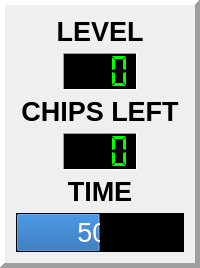
           <widget class="QFrame" name="m_pInfoFrame">
            <property name="sizePolicy">
             <sizepolicy hsizetype="Expanding" vsizetype="Fixed">
              <horstretch>0</horstretch>
              <verstretch>0</verstretch>
             </sizepolicy>
            </property>
            <property name="minimumSize">
             <size>
              <width>0</width>
              <height>0</height>
             </size>
            </property>
            <property name="autoFillBackground">
             <bool>true</bool>
            </property>
            <property name="frameShape">
             <enum>QFrame::Panel</enum>
            </property>
            <property name="frameShadow">
             <enum>QFrame::Raised</enum>
            </property>
            <property name="lineWidth">
             <number>5</number>
            </property>
            <layout class="QVBoxLayout" name="verticalLayout_50078">
             <property name="alignment">
              <set>Qt::AlignTop</set>
             </property>
             <item>
              <widget class="QLabel" name="m_pTextNumber">
               <property name="font">
                <font>
                 <family>MS Sans Serif</family>
                 <pointsize>20</pointsize>
                 <weight>75</weight>
                 <bold>true</bold>
                </font>
               </property>
               <property name="text">
                <string>LEVEL</string>
               </property>
               <property name="textFormat">
                <enum>Qt::PlainText</enum>
               </property>
               <property name="alignment">
                <set>Qt::AlignCenter</set>
               </property>
              </widget>
             </item>
             <item alignment="Qt::AlignHCenter">
              <widget class="QLCDNumber" name="m_pLCDNumber">
               <property name="sizePolicy">
                <sizepolicy hsizetype="Fixed" vsizetype="Preferred">
                 <horstretch>0</horstretch>
                 <verstretch>0</verstretch>
                </sizepolicy>
               </property>
               <property name="minimumSize">
                <size>
                 <width>74</width>
                 <height>37</height>
                </size>
               </property>
               <property name="palette">
                <palette>
                 <active>
                  <colorrole role="WindowText">
                   <brush brushstyle="SolidPattern">
                    <color alpha="255">
                     <red>0</red>
                     <green>255</green>
                     <blue>0</blue>
                    </color>
                   </brush>
                  </colorrole>
                  <colorrole role="Base">
                   <brush brushstyle="SolidPattern">
                    <color alpha="255">
                     <red>232</red>
                     <green>232</green>
                     <blue>232</blue>
                    </color>
                   </brush>
                  </colorrole>
                  <colorrole role="Window">
                   <brush brushstyle="SolidPattern">
                    <color alpha="255">
                     <red>0</red>
                     <green>0</green>
                     <blue>0</blue>
                    </color>
                   </brush>
                  </colorrole>
                 </active>
                 <inactive>
                  <colorrole role="WindowText">
                   <brush brushstyle="SolidPattern">
                    <color alpha="255">
                     <red>0</red>
                     <green>255</green>
                     <blue>0</blue>
                    </color>
                   </brush>
                  </colorrole>
                  <colorrole role="Base">
                   <brush brushstyle="SolidPattern">
                    <color alpha="255">
                     <red>232</red>
                     <green>232</green>
                     <blue>232</blue>
                    </color>
                   </brush>
                  </colorrole>
                  <colorrole role="Window">
                   <brush brushstyle="SolidPattern">
                    <color alpha="255">
                     <red>0</red>
                     <green>0</green>
                     <blue>0</blue>
                    </color>
                   </brush>
                  </colorrole>
                 </inactive>
                 <disabled>
                  <colorrole role="WindowText">
                   <brush brushstyle="SolidPattern">
                    <color alpha="255">
                     <red>96</red>
                     <green>96</green>
                     <blue>96</blue>
                    </color>
                   </brush>
                  </colorrole>
                  <colorrole role="Base">
                   <brush brushstyle="SolidPattern">
                    <color alpha="255">
                     <red>0</red>
                     <green>0</green>
                     <blue>0</blue>
                    </color>
                   </brush>
                  </colorrole>
                  <colorrole role="Window">
                   <brush brushstyle="SolidPattern">
                    <color alpha="255">
                     <red>0</red>
                     <green>0</green>
                     <blue>0</blue>
                    </color>
                   </brush>
                  </colorrole>
                 </disabled>
                </palette>
               </property>
               <property name="autoFillBackground">
                <bool>true</bool>
               </property>
               <property name="frameShape">
                <enum>QFrame::Panel</enum>
               </property>
               <property name="frameShadow">
                <enum>QFrame::Sunken</enum>
               </property>
               <property name="smallDecimalPoint">
                <bool>true</bool>
               </property>
               <property name="digitCount">
                <number>3</number>
               </property>
               <property name="segmentStyle">
                <enum>QLCDNumber::Flat</enum>
               </property>
              </widget>
             </item>
             <item>
              <widget class="QLabel" name="m_pLblChipsLeft">
               <property name="font">
                <font>
                 <family>MS Sans Serif</family>
                 <pointsize>20</pointsize>
                 <weight>75</weight>
                 <bold>true</bold>
                </font>
               </property>
               <property name="alignment">
                <set>Qt::AlignCenter</set>
               </property>
               <property name="text">
                <string>CHIPS LEFT</string>
               </property>
               <property name="textFormat">
                <enum>Qt::PlainText</enum>
               </property>
              </widget>
             </item>
             <item alignment="Qt::AlignHCenter">
              <widget class="QLCDNumber" name="m_pLCDChipsLeft">
               <property name="sizePolicy">
                <sizepolicy hsizetype="Fixed" vsizetype="Preferred">
                 <horstretch>0</horstretch>
                 <verstretch>0</verstretch>
                </sizepolicy>
               </property>
               <property name="minimumSize">
                <size>
                 <width>74</width>
                 <height>37</height>
                </size>
               </property>
               <property name="palette">
                <palette>
                 <active>
                  <colorrole role="WindowText">
                   <brush brushstyle="SolidPattern">
                    <color alpha="255">
                     <red>0</red>
                     <green>255</green>
                     <blue>0</blue>
                    </color>
                   </brush>
                  </colorrole>
                  <colorrole role="Base">
                   <brush brushstyle="SolidPattern">
                    <color alpha="255">
                     <red>232</red>
                     <green>232</green>
                     <blue>232</blue>
                    </color>
                   </brush>
                  </colorrole>
                  <colorrole role="Window">
                   <brush brushstyle="SolidPattern">
                    <color alpha="255">
                     <red>0</red>
                     <green>0</green>
                     <blue>0</blue>
                    </color>
                   </brush>
                  </colorrole>
                 </active>
                 <inactive>
                  <colorrole role="WindowText">
                   <brush brushstyle="SolidPattern">
                    <color alpha="255">
                     <red>0</red>
                     <green>255</green>
                     <blue>0</blue>
                    </color>
                   </brush>
                  </colorrole>
                  <colorrole role="Base">
                   <brush brushstyle="SolidPattern">
                    <color alpha="255">
                     <red>232</red>
                     <green>232</green>
                     <blue>232</blue>
                    </color>
                   </brush>
                  </colorrole>
                  <colorrole role="Window">
                   <brush brushstyle="SolidPattern">
                    <color alpha="255">
                     <red>0</red>
                     <green>0</green>
                     <blue>0</blue>
                    </color>
                   </brush>
                  </colorrole>
                 </inactive>
                 <disabled>
                  <colorrole role="WindowText">
                   <brush brushstyle="SolidPattern">
                    <color alpha="255">
                     <red>96</red>
                     <green>96</green>
                     <blue>96</blue>
                    </color>
                   </brush>
                  </colorrole>
                  <colorrole role="Base">
                   <brush brushstyle="SolidPattern">
                    <color alpha="255">
                     <red>0</red>
                     <green>0</green>
                     <blue>0</blue>
                    </color>
                   </brush>
                  </colorrole>
                  <colorrole role="Window">
                   <brush brushstyle="SolidPattern">
                    <color alpha="255">
                     <red>0</red>
                     <green>0</green>
                     <blue>0</blue>
                    </color>
                   </brush>
                  </colorrole>
                 </disabled>
                </palette>
               </property>
               <property name="autoFillBackground">
                <bool>true</bool>
               </property>
               <property name="frameShape">
                <enum>QFrame::Panel</enum>
               </property>
               <property name="frameShadow">
                <enum>QFrame::Sunken</enum>
               </property>
               <property name="smallDecimalPoint">
                <bool>true</bool>
               </property>
               <property name="digitCount">
                <number>3</number>
               </property>
               <property name="segmentStyle">
                <enum>QLCDNumber::Flat</enum>
               </property>
              </widget>
             </item>
             <item>
              <widget class="QLabel" name="m_pLblTime">
               <property name="font">
                <font>
                 <family>MS Sans Serif</family>
                 <pointsize>20</pointsize>
                 <weight>75</weight>
                 <bold>true</bold>
                </font>
               </property>
               <property name="alignment">
                <set>Qt::AlignCenter</set>
               </property>
               <property name="text">
                <string>TIME</string>
               </property>
               <property name="textFormat">
                <enum>Qt::PlainText</enum>
               </property>
              </widget>
             </item>
             <item>
              <widget class="TWProgressBar" name="m_pPrgTime">
               <property name="palette">
                <palette>
                 <active>
                  <colorrole role="Base">
                   <brush brushstyle="SolidPattern">
                    <color alpha="255">
                     <red>0</red>
                     <green>0</green>
                     <blue>0</blue>
                    </color>
                   </brush>
                  </colorrole>
                  <colorrole role="Window">
                   <brush brushstyle="SolidPattern">
                    <color alpha="255">
                     <red>0</red>
                     <green>0</green>
                     <blue>0</blue>
                    </color>
                   </brush>
                  </colorrole>
                  <colorrole role="Highlight">
                   <brush brushstyle="SolidPattern">
                    <color alpha="255">
                     <red>64</red>
                     <green>128</green>
                     <blue>192</blue>
                    </color>
                   </brush>
                  </colorrole>
                 </active>
                 <inactive>
                  <colorrole role="Base">
                   <brush brushstyle="SolidPattern">
                    <color alpha="255">
                     <red>0</red>
                     <green>0</green>
                     <blue>0</blue>
                    </color>
                   </brush>
                  </colorrole>
                  <colorrole role="Window">
                   <brush brushstyle="SolidPattern">
                    <color alpha="255">
                     <red>0</red>
                     <green>0</green>
                     <blue>0</blue>
                    </color>
                   </brush>
                  </colorrole>
                  <colorrole role="Highlight">
                   <brush brushstyle="SolidPattern">
                    <color alpha="255">
                     <red>64</red>
                     <green>128</green>
                     <blue>192</blue>
                    </color>
                   </brush>
                  </colorrole>
                 </inactive>
                 <disabled>
                  <colorrole role="Base">
                   <brush brushstyle="SolidPattern">
                    <color alpha="255">
                     <red>0</red>
                     <green>0</green>
                     <blue>0</blue>
                    </color>
                   </brush>
                  </colorrole>
                  <colorrole role="Window">
                   <brush brushstyle="SolidPattern">
                    <color alpha="255">
                     <red>0</red>
                     <green>0</green>
                     <blue>0</blue>
                    </color>
                   </brush>
                  </colorrole>
                  <colorrole role="Highlight">
                   <brush brushstyle="SolidPattern">
                    <color alpha="255">
                     <red>0</red>
                     <green>0</green>
                     <blue>128</blue>
                    </color>
                   </brush>
                  </colorrole>
                 </disabled>
                </palette>
               </property>
               <property name="font">
                <font>
                 <family>MS Sans Serif</family>
                 <pointsize>20</pointsize>
                </font>
               </property>
               <property name="autoFillBackground">
                <bool>true</bool>
               </property>
               <property name="maximum">
                <number>999</number>
               </property>
               <property name="value">
                <number>500</number>
               </property>
               <property name="alignment">
                <set>Qt::AlignCenter</set>
               </property>
               <property name="format">
                <string>%v</string>
               </property>
              </widget>
             </item>
            </layout>
           </widget>
